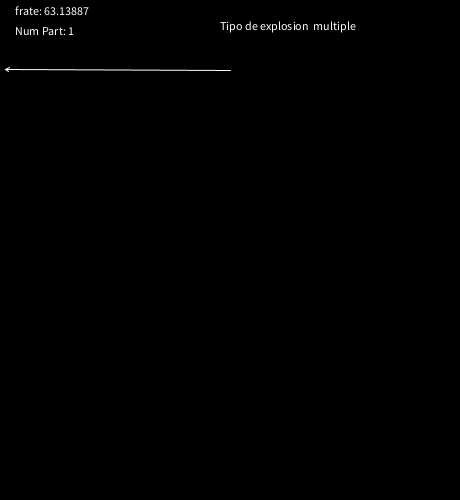
Frame 1 (no input)
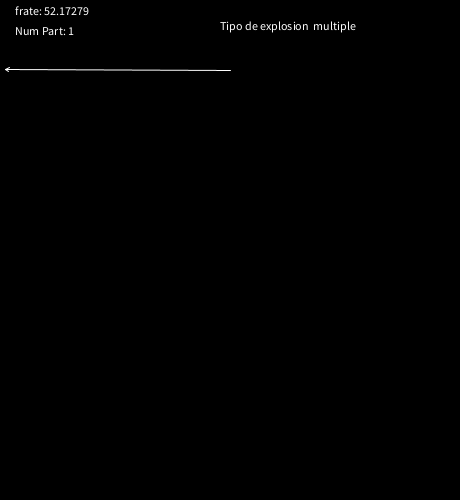
Frame 60 (the mouse pressed at the canvas centre just before this capture)
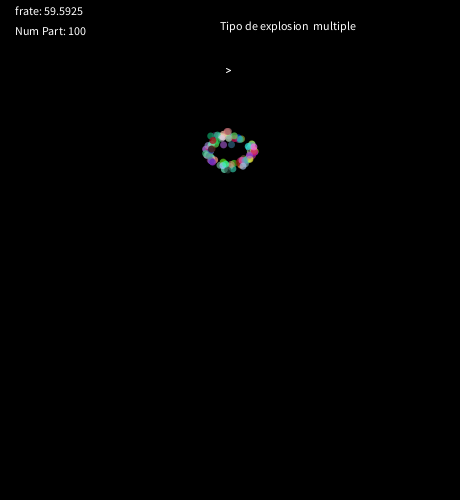
Frame 120 (the mouse held since frame 60 and released just before this capture)

The Processing sketch that drew these frames (run headless with seeded random() and noise(); from frame 60 on, the mouse is pressed at the canvas centre):

// Processing sketch: processing_150558
// ── processing_150558.pde

/*************************

Alumno: Ignacio Dolz MonzÃ�Â³
Practica2: Emisores. Simula, modela y visualiza un cohete de fuegos artificiales empleando nuestros emisores de particulas.Ã�Â§
Mediante la interaccion del viento que se representa por un vector en la parte superior y la fuerza de la gravedad.
Asignatura: simulaciÃ�Â³n.
Centro: Universidad de valencia IngenierÃ�Âa multimedia

************************/

ArrayList <Cohete> castillo;
int npart=1;
float dt=0.5;
int tipoExp=3;
int num_exp;
PVector wind;
PVector gravity= new PVector(0,9.8);


void drawVector(PVector v, PVector loc, float scayl) {
  
  pushMatrix();
  float arrowsize = 4;
  // Translate to location to render vector
  translate(loc.x,loc.y);
  stroke(255);
  // Call vector heading function to get direction (note that pointing up is a heading of 0) and rotate
  rotate(v.heading2D());
  // Calculate length of vector & scale it to be bigger or smaller if necessary
  float len = v.mag()*scayl;
  // Draw three lines to make an arrow (draw pointing up since we've rotate to the proper direction)
  line(0,0,len,0);
  line(len,0,len-arrowsize,+arrowsize/2);
  line(len,0,len-arrowsize,-arrowsize/2);
  popMatrix();
}



void setup(){
   size(460,500);
  castillo= new ArrayList<Cohete>();
}

void draw(){
  background(0);
  if(tipoExp==0){
    
    text("Tipo de explosion estandar ",width-240, 30);
    
  }
  
  else if(tipoExp==1){
    
    text("Tipo de explosion  circular ",width-240,  30);
    
  }
  
  else if(tipoExp==2){
    
    text("Tipo de explosion  elipse ",width-240, 30);
    
  }
  
  else if(tipoExp==3){
    
    text("Tipo de explosion  multiple ",width-240,  30);
  }
   else if(tipoExp==4){
    
    text("Tipo de explosion   cono ",width-240, 30);
    
  }
  
 //Flecha del viento y calculo del viento segun la posicion de raton
 float dx = map(mouseX,0,width,-0.2,0.2);
  wind = new PVector(dx*75, 0);
 drawVector(wind, new PVector(width/2,70,0),15);
 
  for(int i=0; i<castillo.size();i++){ //creacion de un array de particulas, que simula castillo
    Cohete c = castillo.get(i);
    c.run();
  }
  
  fill(255);
  text("frate: "+ frameRate,15,15);
  text("Num Part: " +npart,15,35); 
     

}

void mousePressed(){
 if (mousePressed){  
    PVector pos = new PVector(mouseX,mouseY);
    Cohete c= new Cohete(pos, 150, tipoExp);  //creacion de una particula con una posicion y un tiempo de vida
    castillo.add(c);
    
    if(tipoExp==3){
      num_exp=1;
    }
  }
  
}

 void keyPressed(){
   
  if (key == '0'){
    tipoExp = 0; 
  }
  else if (key == '1'){
    tipoExp = 1; 
  }
  else if (key == '2'){
    tipoExp = 2; 
  }
  else if (key == '3'){
    tipoExp = 3; 
    
  }
   else if (key == '4'){
    tipoExp = 4; 
   }
 }



// A class to describe a group of Particles
// An ArrayList is used to manage the list of Particles 

class Cohete {
  
  ArrayList<Particula> particles;
  PVector locat_Cohe;
  PVector veloc_Cohe;
  PVector acce_Cohe;
  float masa_cohe=5.0;
  float lifespan_Cohe; 
  boolean explosion= false; 
  int tipo=0;

  Cohete(PVector locat, float life, int tipoExp) {
    tipo= tipoExp;
    acce_Cohe = new PVector(0,0);
    veloc_Cohe = new PVector(0,random(20,30));
    locat_Cohe = locat.get();
    locat_Cohe.y= height;
    lifespan_Cohe= life;
    particles = new ArrayList<Particula>();   // Inicializamos array de partÃ�Âculas
  }
  
  void applyForce_Cohe(PVector force) {
    PVector fuerza_Cohe = force.get();
    fuerza_Cohe.div(masa_cohe);
    acce_Cohe.add(fuerza_Cohe);
  }
  
    //aÃ�Â±adimos las particulas al cohete
  void Partilucas_Cohe(){
    if(tipo==3)
      npart=100;
    else
      npart=150;
      
    for(int  i = 0; i < npart; i++){
    PVector pos = new PVector(locat_Cohe.x, locat_Cohe.y);
    particles.add(new Particula(pos,tipo)); 
    }
  }
 
  
   void run() {
    update();
    display();
  }

    // Actualizamos posiciÃ�Â³n del cohete
  void update() {
    applyForce_Cohe(gravity);
    applyForce_Cohe(wind);
    veloc_Cohe.sub(PVector.mult(acce_Cohe,dt*0.5));
    locat_Cohe.sub(PVector.mult(veloc_Cohe, dt));
    lifespan_Cohe -= 1.0;
    
    acce_Cohe= new PVector(0,0);
  }
  
  //Metodo de pintado para el cohete
  void display(){
    //Mientras le queden frames de vida el cohete sube
    if (veloc_Cohe.y > 0){
      stroke(120);
     fill(255);
     ellipse(locat_Cohe.x,locat_Cohe.y,2.5,2.5);
     explosion= true;
    }
    
    else{
      if(explosion){
        this.Partilucas_Cohe();
        explosion = false;
      }
  //Dibuja explosiÃ�Â³n de partÃ�Âculas de array creado previamente
      for (int i = particles.size()-1; i >=0; i--) {
        Particula p = particles.get(i);
        p.run();
          if (p.isDead()) {
            particles.remove(i);
         }  
       }  
    }
  }
}

class Particula {
  
  ArrayList<Particula> particula;
  PVector location= new PVector(0,0);
  PVector velocity;
  PVector acceleration;
  float lifespan;
  float masa=50;
  float angle;
  boolean exp=false;
  int tipo;
  
  Particula(PVector pos, int tipoExp) {
    tipo= tipoExp;
    
    acceleration = new PVector(0,0);
    
    if(tipo==0){ //explosion estandar
      angle= random(0,2*PI);
    velocity = new PVector(random(4,8),random(-2,4)); 
    }
    
   else if(tipo==1){ //circuo
    angle= random(0,2*PI);
      velocity= new PVector(6,6);
    }
    
    else if(tipo==2){ //elipse
    angle= random(0,2*PI);
       velocity= new PVector(random(7,9),random(2,3));
    }
    
   else  if(tipo==3){ //multiple
    particula=  new ArrayList<Particula>();
      velocity= new PVector(random(12,17),random(8,13));
    angle= random(0,2*PI);   
    }
    
    else if(tipo==4){ //cono
      angle= random(PI/4,2*PI/4);
      velocity= new PVector(8,8);
    }
      
      
    
    velocity.x= velocity.x*cos(angle)*dt;
    velocity.y= velocity.y*sin(angle)*dt;
    location = pos;
    lifespan = int(random(150,200));
    
  }
  
    //F=m*a  
    void applyForce_Particula(PVector force) {
    PVector f = force.get();
    f.div(masa);
    acceleration.add(f);
    }

 
 void Particulas(){
    for(int  i = 0; i < int(random(1,2)) ; i++){
    PVector pos = new PVector(location.x, location.y);
    particula.add(new Particula(pos,tipo)); 
    }
  }


  void run() {
    update();
    display();
  }
 

  // Method to update location de la particula.
  void update() {
    applyForce_Particula(gravity);
    applyForce_Particula(wind);
    velocity.sub(PVector.mult(acceleration,dt));
    location.sub(PVector.mult(velocity, dt));
    
    if(tipo==3) 
      lifespan -= 1.6;
    else
      lifespan -= 0.8;
    
    //reiniciamos el vector aceleracion
    //acceleration.set(0,0);
    acceleration= new PVector(0,0);
  }

  // Method to display //dibujamos partilula
  void display() {
    
    if(tipo!=3 || num_exp==0){
    noStroke();
    fill(random(0,255),random(0,255),random(0,255),lifespan);
    ellipse(location.x,location.y,7,7);
    
    }    
    
    if(tipo==3){
      if(lifespan>=150 && num_exp>0){
        noStroke();
        fill(random(0,255),random(0,255),random(0,255),lifespan);
        ellipse(location.x,location.y,7,7);
    
         exp=true;
     
       if(lifespan==150){
         num_exp--;
       }
      }
      
    else if(exp){
      this.Particulas();
      exp=false;
    }
    
      for(int i = particula.size()-1; i >=0; i--){
        Particula p = particula.get(i);
        p.run();
        
        if(p.isDead()){
          particula.remove(i);
        }
      }
    }
  }
  
  // si la particula debe desaparecer.
  boolean isDead() {
    if (lifespan < 0.0)
      return true;
    
    else 
      return false;
    
  }
}
